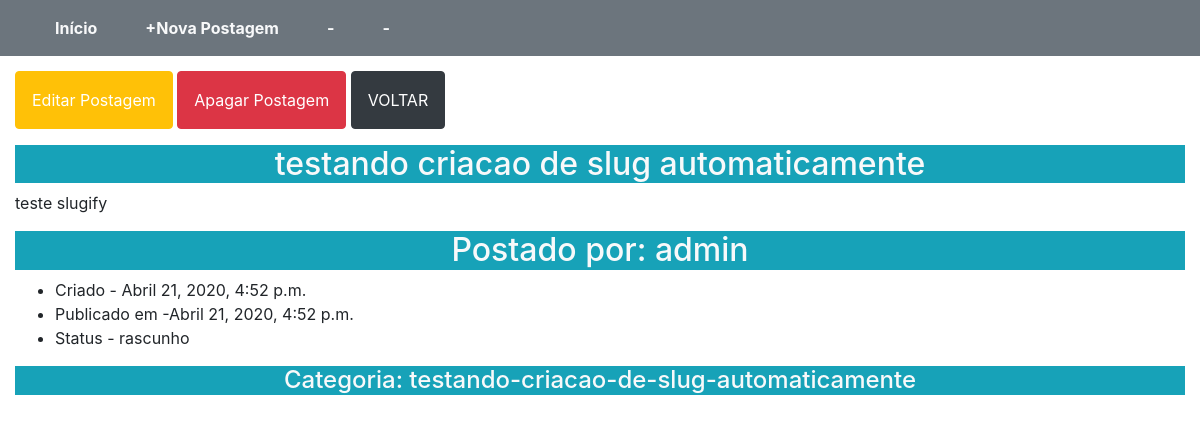
The app's page /post/testando-criacao-de-slug-automaticamente with its own data.
### blog/models.py (models this page shows, shortened)
class Post(models.Model):
    STATUS = (
        ('rascunho','Rascunho'),
        ('publicado','Publicado'),
    )
    titulo = models.CharField(max_length=250)
    slug   = models.SlugField(max_length=250)#https://site.com/noticias/campeonato-brasileiro-2020/01/02/2020
    autor  = models.ForeignKey(User,
                               on_delete=models.CASCADE)
    conteudo  = models.TextField()
    publicado = models.DateTimeField(default=timezone.now)
    criado    = models.DateTimeField(auto_now_add=True)
    alterado  = models.DateTimeField(auto_now=True)
    status    = models.CharField(max_length=10,
                                 choices=STATUS,
                                 default='rascunho')
    objects   = models.Manager()
    published = PublishedManager()
    class Meta:
        ordering = ('-publicado',)

### blog/views.py (the view)
# urls.py: path('post/<slug:slug>', views.BlogDetailView.as_view(),name='post_detail'),
class BlogDetailView(DetailView):
    model = Post
    template_name = 'blog/post_detail.html'

### blog/templates/blog/post_detail.html (shortened to what this page needs)
{% extends 'base.html' %}
                       {% block content %}
                            <a class="btn p-3 btn-warning text-white" href="{% url 'post_edit' post.pk %}">Editar Postagem</a>
                            <a class="btn p-3 btn-danger text-white" href="{% url 'post_delete' post.pk %}">Apagar Postagem</a>
                            <a href="/" class='btn p-3 btn-dark'>VOLTAR</a>
                            <h2 class="bg-info mt-3 text text-center text-light">{{ object.titulo }}</h2>
                            <p>{{ object.conteudo }} </p>
                        {% endblock content %}
                       {%block detail_left%}
                            <h2 class="bg-info text text-center text-light">Postado por: {{ object.autor }}</h2>
                            <ul>
                                <li> Criado - {{object.criado}} </li>
                                <li> Publicado em -{{object.publicado}} </li>
                                <li> Status - {{ object.status }} </li>
                            </ul>
                        {% endblock detail_left %}
                        {%block detail_right%}
                            <h4 class="bg-info text text-center text-light">Categoria: {{ object.slug }}</h4>
                        {% endblock detail_right %}

### records on screen
Post: titulo "testando criacao de slug automaticamente", conteudo "teste slugify", autor "admin", criado "Abril 21, 2020, 4:52 p.m.", publicado "Abril 21, 2020, 4:52 p.m.", status "rascunho", slug "testando-criacao-de-slug-automaticamente"
